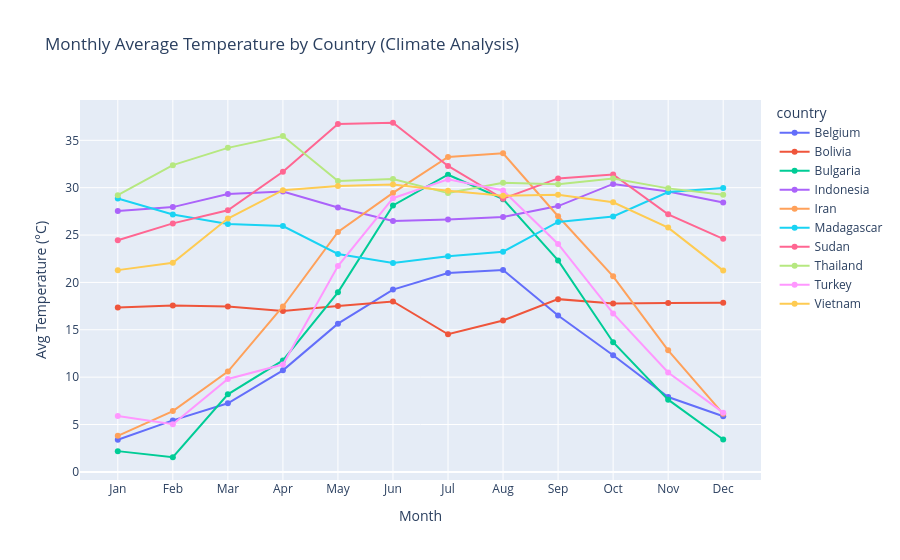

This figure's notebook cell:
### Code cell
# Top 10 countries by data points
top_countries = df['country'].value_counts().head(10).index.tolist()
df_top = df[df['country'].isin(top_countries)]

monthly_avg = df_top.groupby(['country', 'month'])['temperature_celsius'].mean().reset_index()

fig = px.line(monthly_avg, 
              x='month', 
              y='temperature_celsius',
              color='country',
              title='Monthly Average Temperature by Country (Climate Analysis)',
              labels={'temperature_celsius': 'Avg Temperature (°C)',
                      'month': 'Month'},
              markers=True)
fig.update_xaxes(tickvals=list(range(1,13)),
                 ticktext=['Jan','Feb','Mar','Apr','May','Jun',
                           'Jul','Aug','Sep','Oct','Nov','Dec'])
fig.show()

### Figure 1 — Plotly figure (JSON) as saved in the notebook; plotly's stock layout.template omitted (floating-point values rounded to 4 significant figures)
{"data": [{"hovertemplate": "country=Belgium<br>Month=%{x}<br>Avg Temperature (°C)=%{y}<extra></extra>", "legendgroup": "Belgium", "line": {"color": "#636efa", "dash": "solid"}, "marker": {"symbol": "circle"}, "mode": "lines+markers", "name": "Belgium", "orientation": "v", "showlegend": true, "type": "scatter", "x": [1, 2, 3, 4, 5, 6, 7, 8, 9, 10, 11, 12], "xaxis": "x", "y": [3.385, 5.436, 7.241, 10.72, 15.64, 19.24, 20.99, 21.31, 16.51, 12.31, 7.906, 5.87], "yaxis": "y"}, {"hovertemplate": "country=Bolivia<br>Month=%{x}<br>Avg Temperature (°C)=%{y}<extra></extra>", "legendgroup": "Bolivia", "line": {"color": "#EF553B", "dash": "solid"}, "marker": {"symbol": "circle"}, "mode": "lines+markers", "name": "Bolivia", "orientation": "v", "showlegend": true, "type": "scatter", "x": [1, 2, 3, 4, 5, 6, 7, 8, 9, 10, 11, 12], "xaxis": "x", "y": [17.34, 17.56, 17.45, 16.98, 17.52, 17.99, 14.53, 15.98, 18.23, 17.77, 17.83, 17.84], "yaxis": "y"}, {"hovertemplate": "country=Bulgaria<br>Month=%{x}<br>Avg Temperature (°C)=%{y}<extra></extra>", "legendgroup": "Bulgaria", "line": {"color": "#00cc96", "dash": "solid"}, "marker": {"symbol": "circle"}, "mode": "lines+markers", "name": "Bulgaria", "orientation": "v", "showlegend": true, "type": "scatter", "x": [1, 2, 3, 4, 5, 6, 7, 8, 9, 10, 11, 12], "xaxis": "x", "y": [2.191, 1.545, 8.188, 11.76, 18.95, 28.12, 31.37, 28.78, 22.32, 13.69, 7.625, 3.42], "yaxis": "y"}, {"hovertemplate": "country=Indonesia<br>Month=%{x}<br>Avg Temperature (°C)=%{y}<extra></extra>", "legendgroup": "Indonesia", "line": {"color": "#ab63fa", "dash": "solid"}, "marker": {"symbol": "circle"}, "mode": "lines+markers", "name": "Indonesia", "orientation": "v", "showlegend": true, "type": "scatter", "x": [1, 2, 3, 4, 5, 6, 7, 8, 9, 10, 11, 12], "xaxis": "x", "y": [27.55, 27.95, 29.33, 29.6, 27.91, 26.48, 26.65, 26.91, 28.06, 30.39, 29.6, 28.43], "yaxis": "y"}, {"hovertemplate": "country=Iran<br>Month=%{x}<br>Avg Temperature (°C)=%{y}<extra></extra>", "legendgroup": "Iran", "line": {"color": "#FFA15A", "dash": "solid"}, "marker": {"symbol": "circle"}, "mode": "lines+markers", "name": "Iran", "orientation": "v", "showlegend": true, "type": "scatter", "x": [1, 2, 3, 4, 5, 6, 7, 8, 9, 10, 11, 12], "xaxis": "x", "y": [3.807, 6.415, 10.58, 17.46, 25.33, 29.44, 33.25, 33.63, 26.98, 20.64, 12.83, 6.131], "yaxis": "y"}, {"hovertemplate": "country=Madagascar<br>Month=%{x}<br>Avg Temperature (°C)=%{y}<extra></extra>", "legendgroup": "Madagascar", "line": {"color": "#19d3f3", "dash": "solid"}, "marker": {"symbol": "circle"}, "mode": "lines+markers", "name": "Madagascar", "orientation": "v", "showlegend": true, "type": "scatter", "x": [1, 2, 3, 4, 5, 6, 7, 8, 9, 10, 11, 12], "xaxis": "x", "y": [28.86, 27.16, 26.17, 25.95, 23.0, 22.05, 22.77, 23.25, 26.38, 26.97, 29.54, 29.97], "yaxis": "y"}, {"hovertemplate": "country=Sudan<br>Month=%{x}<br>Avg Temperature (°C)=%{y}<extra></extra>", "legendgroup": "Sudan", "line": {"color": "#FF6692", "dash": "solid"}, "marker": {"symbol": "circle"}, "mode": "lines+markers", "name": "Sudan", "orientation": "v", "showlegend": true, "type": "scatter", "x": [1, 2, 3, 4, 5, 6, 7, 8, 9, 10, 11, 12], "xaxis": "x", "y": [24.45, 26.23, 27.62, 31.68, 36.73, 36.85, 32.29, 28.83, 30.98, 31.39, 27.19, 24.6], "yaxis": "y"}, {"hovertemplate": "country=Thailand<br>Month=%{x}<br>Avg Temperature (°C)=%{y}<extra></extra>", "legendgroup": "Thailand", "line": {"color": "#B6E880", "dash": "solid"}, "marker": {"symbol": "circle"}, "mode": "lines+markers", "name": "Thailand", "orientation": "v", "showlegend": true, "type": "scatter", "x": [1, 2, 3, 4, 5, 6, 7, 8, 9, 10, 11, 12], "xaxis": "x", "y": [29.21, 32.38, 34.2, 35.46, 30.71, 30.92, 29.43, 30.53, 30.36, 30.96, 29.93, 29.26], "yaxis": "y"}, {"hovertemplate": "country=Turkey<br>Month=%{x}<br>Avg Temperature (°C)=%{y}<extra></extra>", "legendgroup": "Turkey", "line": {"color": "#FF97FF", "dash": "solid"}, "marker": {"symbol": "circle"}, "mode": "lines+markers", "name": "Turkey", "orientation": "v", "showlegend": true, "type": "scatter", "x": [1, 2, 3, 4, 5, 6, 7, 8, 9, 10, 11, 12], "xaxis": "x", "y": [5.898, 5.027, 9.81, 11.33, 21.73, 28.89, 30.88, 29.71, 24.06, 16.73, 10.49, 6.249], "yaxis": "y"}, {"hovertemplate": "country=Vietnam<br>Month=%{x}<br>Avg Temperature (°C)=%{y}<extra></extra>", "legendgroup": "Vietnam", "line": {"color": "#FECB52", "dash": "solid"}, "marker": {"symbol": "circle"}, "mode": "lines+markers", "name": "Vietnam", "orientation": "v", "showlegend": true, "type": "scatter", "x": [1, 2, 3, 4, 5, 6, 7, 8, 9, 10, 11, 12], "xaxis": "x", "y": [21.3, 22.08, 26.74, 29.74, 30.19, 30.34, 29.68, 29.15, 29.24, 28.46, 25.79, 21.25], "yaxis": "y"}], "layout": {"legend": {"title": {"text": "country"}, "tracegroupgap": 0}, "title": {"text": "Monthly Average Temperature by Country (Climate Analysis)"}, "xaxis": {"anchor": "y", "domain": [0, 1], "ticktext": ["Jan", "Feb", "Mar", "Apr", "May", "Jun", "Jul", "Aug", "Sep", "Oct", "Nov", "Dec"], "tickvals": [1, 2, 3, 4, 5, 6, 7, 8, 9, 10, 11, 12], "title": {"text": "Month"}}, "yaxis": {"anchor": "x", "domain": [0, 1], "title": {"text": "Avg Temperature (°C)"}}}}
